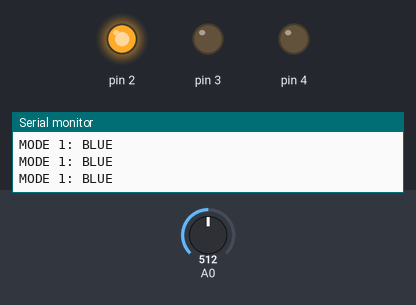
Bench run of a sketch on a simulated Arduino Uno, built with avr-gcc and run on an emulated ATmega328P. Parts: output pins drawn as LEDs (lit = HIGH), the last lines printed to the serial monitor. Inputs (shaded band) come from the test bench; at power-on: A0 = 512.

Above: at 1.2 s.
1.3 s: A0 set to 33
2.8 s: A0 set to 28
At 3.7 s:
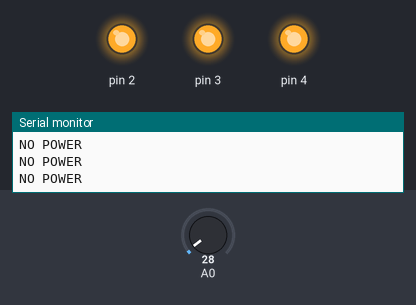
4.3 s: A0 set to 122
At 4.9 s:
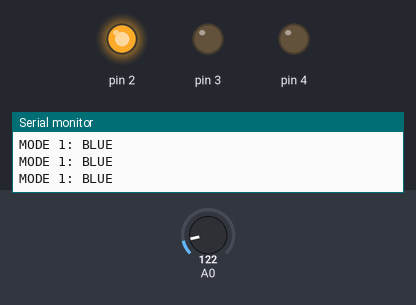
5.9 s: A0 set to 20
At 6.3 s:
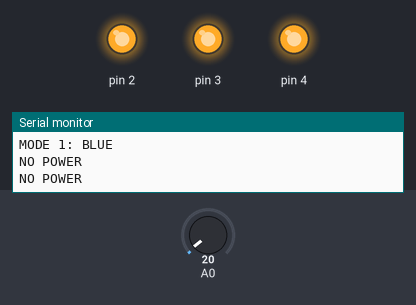
Timing chart, 0 to 8.5 s (numbered marks = the images above; inputs shaded):
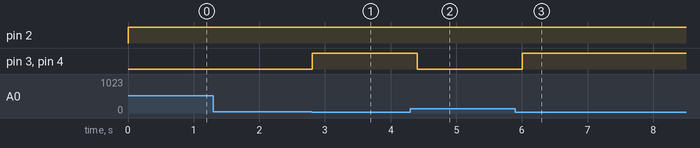

Measured:
- the behaviour switches between 31 and 30 on A0 (found by bisection; images 0 and 1)
- after the input at 2.8 s, pin 3, pin 4: LOW → HIGH at once
- after the input at 4.3 s, pin 3, pin 4: HIGH → LOW after 0.11 s
- after the input at 5.9 s, pin 3, pin 4: LOW → HIGH after 0.11 s

The sketch:

VRCV_LED_HW.ino
```cpp
int resistance = 0;

void setup() {
    Serial.begin(9600);
    pinMode(14, INPUT);
    pinMode(2, OUTPUT);
    pinMode(3, OUTPUT);
    pinMode(4, OUTPUT);
}

void loop() {
    resistance = analogRead(14);
    if(resistance <= 30) {
        Serial.println("NO POWER");
        changeColor(255, 255, 255);
    }
    else if(resistance <= 1365) {
        Serial.println("MODE 1: BLUE");
        changeColor(255, 0, 0);
    }
    else if(resistance <= 2730){
        Serial.println("MODE 2: YELLOW");
        changeColor(0, 255, 0);
    }
    else {
        Serial.println("MODE 3: RED");
        changeColor(0, 0, 255);
    }
    delay(200);
}

void changeColor(int blue, int yellow, int red) {
    analogWrite(2 , blue);
    analogWrite(4 , yellow);
    analogWrite(3 , red);
}
```
